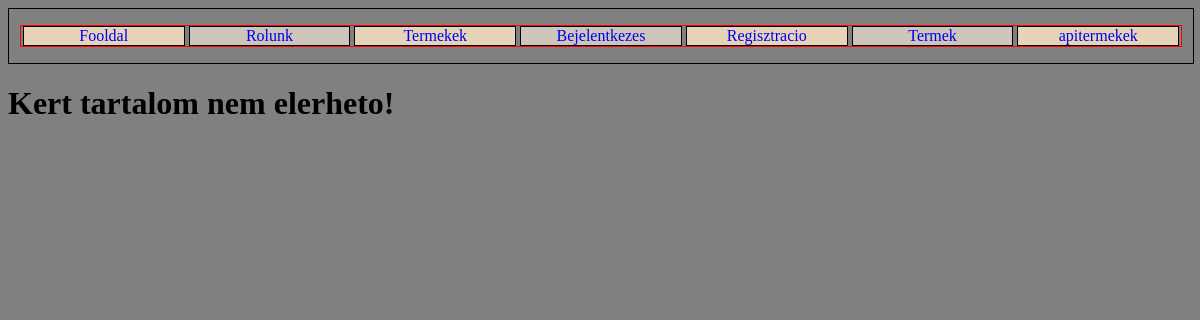
/client/index.php, run on the app's committed database.
### tables this page shows
CREATE TABLE `menu` (
  `id_menu` int(255) NOT NULL,
  `nev_menu` varchar(255) NOT NULL,
  `rang` int(255) NOT NULL,
  `sorrend` int(255) NOT NULL
);

### server/Model/menumodel.php (called while the page is built, shortened)
<?php
class MenuModel{
    public static function Connection() {
        return csatlakozas::GetConnection();
    }
    public static function GetMenuByRang($rang){
        try {
            $db = self::Connection();
            if ($rang==0) {
                $sql = "SELECT * FROM menu WHERE rang<=:rang";
            }else{
                $sql = "SELECT * FROM `menu` where rang<=:rang && rang<> -1";
            }
            $sth = $db->prepare($sql);
            $sth->execute(array(':rang'=>$rang));
            $eredmeny = $sth->fetchAll(\PDO::FETCH_ASSOC);
            return $eredmeny;
        }catch (\PDOException $e) {
            return 0;
        }
    }
}
?>

### server/View/menuview.php (the view, shortened to what this page needs)
<?php
class MenuView{
    public static function ShowMenu($menu){
        if (is_array($menu)) {
            echo '<nav id="menuk">';
            echo '<ul id="menuUl">';
            foreach ($menu as $ertek) {
                ?>
                    <li class="menuLi"><a class="menuA" href="?oldal=<?php echo $ertek['nev_menu'];?>/Main"><?php echo $ertek['nev_menu'];?></a></li>
                <?php
            }
            echo '</ul>';
            echo '</nav>';
            return 1;
        }
        return 0;
    }
}
?>

### client/css/menu.css (style rules this page uses)
#menuk { width: 100%; min-width: auto; display: flex; justify-content: center; align-items: center; flex-direction: row; border: 1px solid black; }
#menuUl { width: 98%; min-width: auto; display: flex; flex-direction: row; align-items: center; justify-content: center; padding: 0px; border: 1px solid red; }
.menuLi { width: 96%; min-width: auto; display: flex; align-items: center; justify-content: center; list-style: none; border: 1px solid black; margin-left: 2px; margin-right: 2px; }
#menuUl .menuLi:nth-child(odd) { background-color: rgb(230, 211, 184); }
#menuUl .menuLi:nth-child(even) { background-color: rgb(206, 198, 187); }
.menuA { text-decoration: none; }

### data on the page
menu: nev_menu "Fooldal"
menu: nev_menu "Rolunk"
menu: nev_menu "Termekek"
menu: nev_menu "Bejelentkezes"
menu: nev_menu "Regisztracio"
menu: nev_menu "Termek"
menu: nev_menu "apitermekek"
